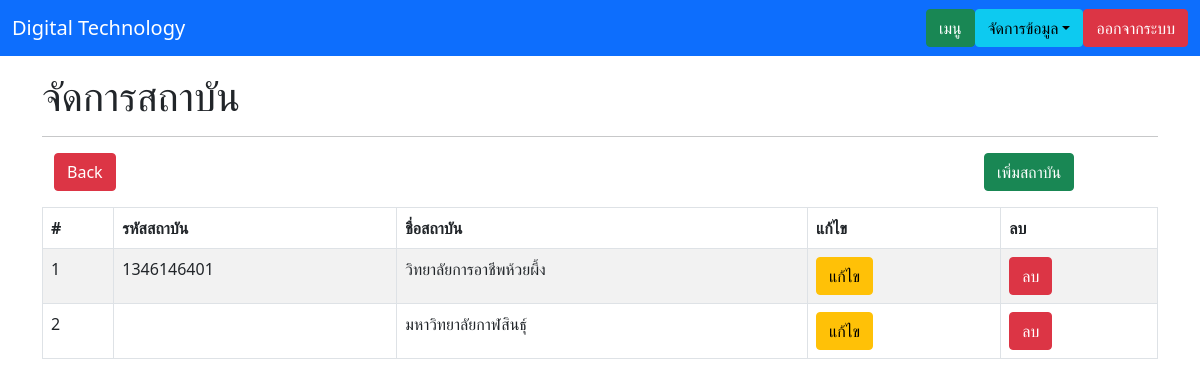
Page /school.php on the committed database.
### tables this page shows
CREATE TABLE `tbl_school` (
  `schoolNum` int(3) NOT NULL,
  `schoolID` varchar(10) DEFAULT NULL,
  `schoolName` varchar(50) NOT NULL
);

### functions.php (called while the page is built, shortened)
<?php
    class DB_con{
        function __construct() {
            $conn = mysqli_connect(DB_SERVER,DB_USER,DB_PASS,DB_NAME);
            $this->dbcon = $conn;
        }
        public function fetchdata_school(){
            $result = mysqli_query($this->dbcon, "SELECT * FROM tbl_school");
            return $result;
        }
    }
?>

### school.php (the view, shortened to what this page needs)
<!DOCTYPE html>
<html lang="en">
<head>
    <link rel="stylesheet" href="https://stackpath.bootstrapcdn.com/bootstrap/5.0.0-alpha2/css/bootstrap.min.css">
</head>
<body>
<nav class="navbar navbar-expand-lg navbar-dark bg-primary">
        <div class="container-fluid">
            <a class="navbar-brand" href="index.php">Digital Technology</a>
                <ul class="nav justify-content-end">
                    <li class="nav-item">
                        <a class="btn btn-success" aria-current="page" href="teacher_menu.php">เมนู</a>
                    </li>
                    <li>
                        <div class="dropdown ml-2">
                            <button class="btn btn-info dropdown-toggle" type="button" id="dropdown-menu" data-toggle="dropdown" aria-expanded="false">จัดการข้อมูล</button>
                        </div>
                    </li>
                    <li>
                        <a class="btn btn-danger ml-2" aria-current="page" href="logout.php">ออกจากระบบ</a>
                    </li>
                </ul>
        </div >
    </nav>
    <div class="container">
        <h1 class="mt-3">จัดการสถาบัน</h1>
        <hr>
        <div class="container">
            <div class="row justify-content-between">
                <div class="col-4">
                    <a href="teacher_menu.php" class="btn btn-danger mb-3">Back</a>
                </div>
                <div class="col-2">
                    <a href="school_insert.php" class="btn btn-success mb-3">เพิ่มสถาบัน</a>
                </div>
            </div>
        </div>
        <table id="course_table" class="table table-bordered table-striped">
            <thead>
                <th>#</th>
                <th>รหัสสถาบัน</th>
                <th>ชื่อสถาบัน</th>
                <th>แก้ไข</th>
                <th>ลบ</th>
            </thead>
            <tbody>
                <?php
                    include_once('functions.php');
                    $fetchdata = new DB_con();
                    $sql = $fetchdata->fetchdata_school();
                    while ($row = mysqli_fetch_array($sql)) {
                ?>
                    <tr>
                        <td><?php echo $row['schoolNum']; ?></td>
                        <td><?php echo $row['schoolID']; ?></td>
                        <td><?php echo $row['schoolName']; ?></td>
                        <td><a href="school_update.php?schoolNum=<?php echo $row['schoolNum']; ?>" class="btn btn-warning">แก้ไข</a></td>
                        <td><a href="school_delete.php?del=<?php echo $row['schoolNum']; ?>" class="btn btn-danger">ลบ</a></td>
                    </tr>
                <?php
                    }
                ?>
            </tbody>
        </table>
    </div>
</body>
</html>

### rows in the picture
tbl_school: schoolNum "1", schoolID "1346146401", schoolName "วิทยาลัยการอาชีพห้วยผึ้ง"
tbl_school: schoolNum "2", schoolName "มหาวิทยาลัยกาฬสินธุ์"
